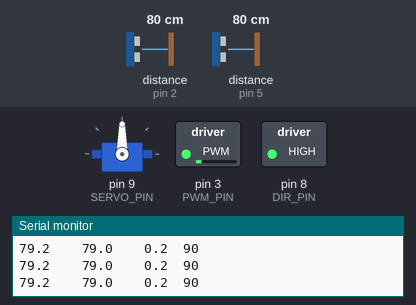
Simulated run of this sketch. Board: Arduino Uno, built with avr-gcc and run on an emulated ATmega328P. Parts: servo, switched loads named in the sketch (green lamp = pin HIGH), the last lines printed to the serial monitor. Wiring (inferred from the names in the program): 2 × ultrasonic range finder: trigger pin 4, echo pin 2 / trigger pin 6, echo pin 5. Inputs (shaded band) come from the test bench; at power-on: distance to the obstacle (sensors on pin 2, pin 5) 80 cm. The echo pulse lasts 58.3 µs per cm; pins used as bus, display or sensor lines are not drawn.

Above: at 1.2 s.
1.3 s: distance to the obstacle (sensor on pin 2) set to 2 cm
At 2.2 s:
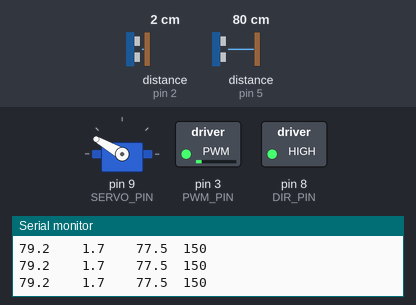
2.9 s: distance to the obstacle (sensor on pin 5) set to 2 cm
At 3.1 s:
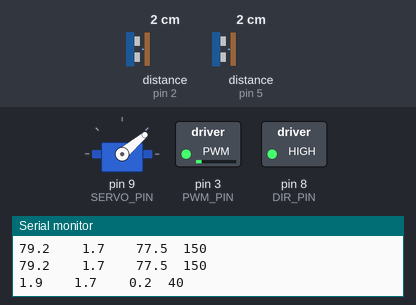
4.6 s: distance to the obstacle (sensor on pin 2) set to 9 cm
At 4.75 s:
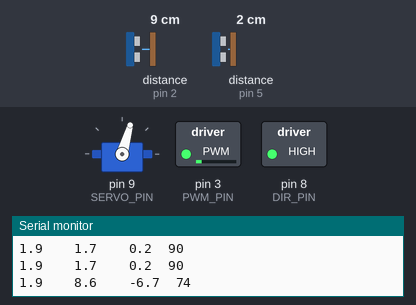
6.3 s: distance to the obstacle (sensor on pin 5) set to 18 cm
At 6.58 s:
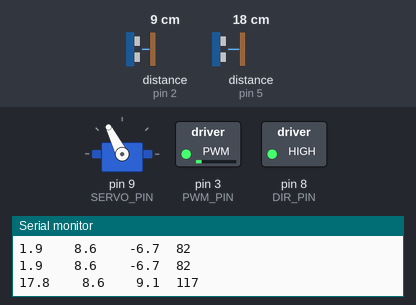
8.1 s: distance to the obstacle (sensor on pin 5) set to 35 cm
At 8.28 s:
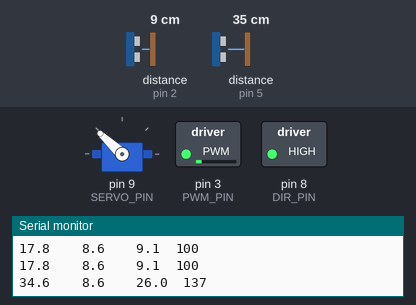
9.8 s: distance to the obstacle (sensor on pin 5) set to 120 cm
At 11.4 s:
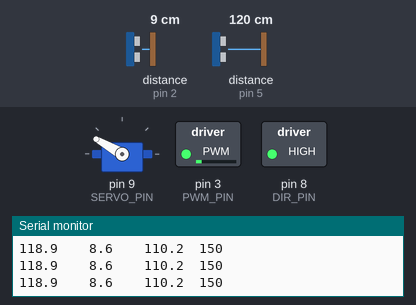
Timing chart, 0 to 12.4 s (numbered marks = the images above; inputs shaded):
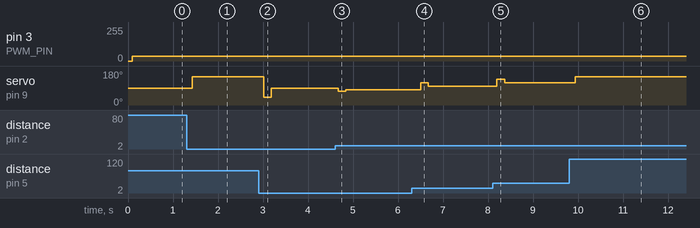

The sketch:

Open_Challenge_Code.ino
```cpp
#include <Servo.h>

// ===== Debug Toggle =====
#define DEBUG_OUTPUT true

// ===== Pins =====
const int TRIG_LEFT  = 6;
const int ECHO_LEFT  = 5;
const int TRIG_RIGHT = 4;
const int ECHO_RIGHT = 2;
const int SERVO_PIN  = 9;

// ===== Motor Driver (Cytron MD13S) =====
const int PWM_PIN = 3;   // PWM pin for motor speed
const int DIR_PIN = 8;   // Direction pin

// ===== Speed Settings =====
const int MOTOR_SPEED = 35;

// ===== PD Control Settings =====
const float KP = 1.1;
const float KD = 1.1;

// ===== Steering Angles =====
const int CENTER_ANGLE = 90;
const int MIN_SERVO_ANGLE = 40;
const int MAX_SERVO_ANGLE = 150;

// ===== Globals =====
Servo steeringServo;
float lastError = 0;

void setup() {
  pinMode(TRIG_LEFT, OUTPUT);
  pinMode(ECHO_LEFT, INPUT);
  pinMode(TRIG_RIGHT, OUTPUT);
  pinMode(ECHO_RIGHT, INPUT);
  pinMode(PWM_PIN, OUTPUT);
  pinMode(DIR_PIN, OUTPUT);
  digitalWrite(DIR_PIN, HIGH);  // Forward

  steeringServo.attach(SERVO_PIN);
  steeringServo.write(CENTER_ANGLE);

  if (DEBUG_OUTPUT) {
    Serial.begin(115200);
    Serial.println("=== PD Steering with Accurate Ultrasonic Readings ===");
    Serial.println("Left(cm)\tRight(cm)\tError\tServo");
  }
}

void loop() {
  float leftDist = getStableDistance(TRIG_LEFT, ECHO_LEFT);
  float rightDist = getStableDistance(TRIG_RIGHT, ECHO_RIGHT);

  // Fallback if one sensor fails
  if (leftDist < 0 && rightDist >= 0) leftDist = rightDist;
  if (rightDist < 0 && leftDist >= 0) rightDist = leftDist;
  if (leftDist < 0 && rightDist < 0) {
    runMotor(0, false);
    if (DEBUG_OUTPUT) Serial.println("Both sensors failed — stopping");
    delay(100);
    return;
  }

  // PD Controller
  float error = leftDist - rightDist;
  float derivative = error - lastError;
  float pdOutput = KP * error + KD * derivative;

  int servoAngle = constrain(CENTER_ANGLE + pdOutput, MIN_SERVO_ANGLE, MAX_SERVO_ANGLE);
  steeringServo.write(servoAngle);
  lastError = error;

  // Run Motor
  runMotor(MOTOR_SPEED, false);

  // Debug Output
  if (DEBUG_OUTPUT) {
    Serial.print(leftDist, 1);
    Serial.print("\t\t");
    Serial.print(rightDist, 1);
    Serial.print("\t\t");
    Serial.print(error, 1);
    Serial.print("\t");
    Serial.println(servoAngle);
  }

  delay(100); // Slightly longer for accurate ultrasonic reading
}

// ===== Stable Distance Function =====
float getStableDistance(int trigPin, int echoPin) {
  float sum = 0;
  int validCount = 0;

  // Take 3 readings and average (helps with stability)
  for (int i = 0; i < 3; i++) {
    float dist = getDistance(trigPin, echoPin);
    if (dist > 0) {
      sum += dist;
      validCount++;
    }
    delay(10);
  }

  if (validCount == 0) return -1;
  return sum / validCount;
}

// ===== Single Reading =====
float getDistance(int trigPin, int echoPin) {
  digitalWrite(trigPin, LOW);
  delayMicroseconds(5);
  digitalWrite(trigPin, HIGH);
  delayMicroseconds(10);
  digitalWrite(trigPin, LOW);

  long duration = pulseIn(echoPin, HIGH, 40000); // 40ms timeout
  if (duration == 0) return -1;
  return duration * 0.034 / 2.0;
}

// ===== Motor Run Function =====
void runMotor(int speed, bool reverse) {
  digitalWrite(DIR_PIN, reverse ? LOW : HIGH);
  analogWrite(PWM_PIN, speed);
}
```

Measured:
- after the input at 1.3 s, servo on pin 9 (SERVO_PIN): 90° → 150° after 0.13 s
- after the input at 2.9 s, servo on pin 9 (SERVO_PIN): 150° → 40° after 0.12 s, → 90° 0.16 s later
- after the input at 4.6 s, servo on pin 9 (SERVO_PIN): 90° → 74° after 0.07 s, → 82° 0.17 s later
- after the input at 6.3 s, servo on pin 9 (SERVO_PIN): 82° → 117° after 0.20 s, → 100° 0.17 s later
- after the input at 8.1 s, servo on pin 9 (SERVO_PIN): 100° → 137° after 0.10 s, → 118° 0.17 s later
- after the input at 9.8 s, servo on pin 9 (SERVO_PIN): 118° → 150° after 0.13 s
